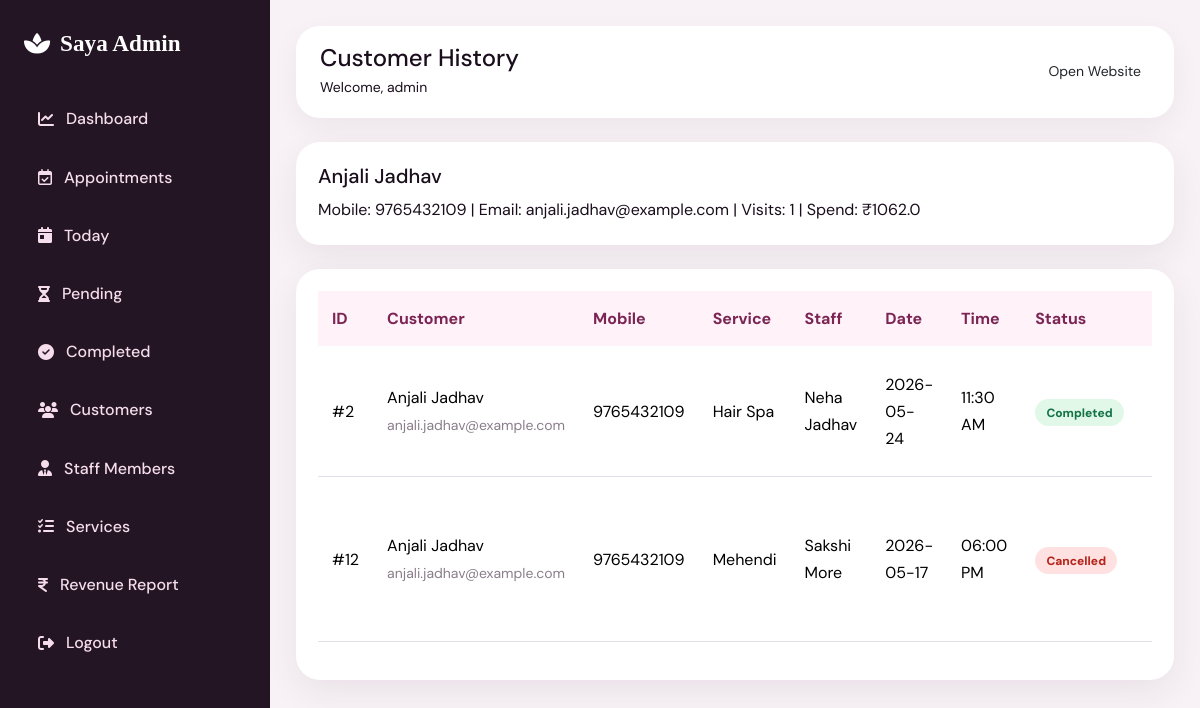
The page /customer/4 (signed in) on the database its author committed.
### tables this page shows
CREATE TABLE customers (
            id INTEGER PRIMARY KEY AUTOINCREMENT,
            name TEXT NOT NULL,
            mobile TEXT UNIQUE,
            email TEXT,
            total_visits INTEGER NOT NULL DEFAULT 0,
            total_spend REAL NOT NULL DEFAULT 0,
            last_visit TEXT,
            created_at TEXT NOT NULL
        );

CREATE TABLE appointments (
            id INTEGER PRIMARY KEY AUTOINCREMENT,
            customer_name TEXT NOT NULL,
            mobile TEXT NOT NULL,
            email TEXT,
            service_id INTEGER,
            staff_id INTEGER,
            appointment_date TEXT NOT NULL,
            appointment_time TEXT NOT NULL,
            message TEXT,
            status TEXT NOT NULL DEFAULT 'Pending',
            created_at TEXT NOT NULL,
            FOREIGN KEY(service_id) REFERENCES services(id),
            FOREIGN KEY(staff_id) REFERENCES staff(id)
        );

CREATE TABLE services (
            id INTEGER PRIMARY KEY AUTOINCREMENT,
            name TEXT NOT NULL,
            category TEXT NOT NULL,
            description TEXT,
            price REAL NOT NULL DEFAULT 0,
            duration TEXT,
            status TEXT NOT NULL DEFAULT 'Active',
            created_at TEXT NOT NULL
        );

CREATE TABLE staff (
            id INTEGER PRIMARY KEY AUTOINCREMENT,
            name TEXT NOT NULL,
            mobile TEXT,
            email TEXT,
            role TEXT NOT NULL,
            specialization TEXT,
            experience TEXT,
            salary REAL DEFAULT 0,
            joining_date TEXT,
            status TEXT NOT NULL DEFAULT 'Active',
            created_at TEXT NOT NULL
        );

### app.py (the view)
@app.route("/customer/<int:id>")
@login_required
def customer_details(id):
    customer = query_one("SELECT * FROM customers WHERE id=?", (id,))
    if not customer:
        flash("Customer not found.", "danger")
        return redirect(url_for("customers"))
    history = appointment_query("a.mobile=?", (customer["mobile"],))
    return render_template("admin/customer_details.html", customer=customer, history=history)

### app.py (called while the page is built)
def login_required(view_func):
    @wraps(view_func)
    def wrapper(*args, **kwargs):
        if "user_id" not in session:
            flash("Please login to access manager dashboard.", "warning")
            return redirect(url_for("login"))
        return view_func(*args, **kwargs)
    return wrapper

def query_all(sql, params=()):
    conn = get_db_connection()
    rows = conn.execute(sql, params).fetchall()
    conn.close()
    return rows

def query_one(sql, params=()):
    conn = get_db_connection()
    row = conn.execute(sql, params).fetchone()
    conn.close()
    return row

@app.context_processor
def inject_now():
    return {"today_date": date.today().isoformat(), "current_year": datetime.now().year}

def appointment_query(where="1=1", params=()):
    return query_all(f"""
        SELECT a.*, s.name AS service_name, s.price AS service_price, st.name AS staff_name
        FROM appointments a
        LEFT JOIN services s ON a.service_id=s.id
        LEFT JOIN staff st ON a.staff_id=st.id
        WHERE {where}
        ORDER BY a.appointment_date DESC, a.appointment_time DESC
    """, params)

### database.py (called while the page is built)
def get_db_connection():
    os.makedirs(DB_DIR, exist_ok=True)
    conn = sqlite3.connect(DB_PATH)
    conn.row_factory = sqlite3.Row
    return conn

### templates/admin/customer_details.html
{% extends 'admin/admin_base.html' %}
{% block page_title %}Customer History{% endblock %}
{% block admin_content %}
<div class="panel mb-4"><h5>{{ customer.name }}</h5><p class="mb-0">Mobile: {{ customer.mobile }} | Email: {{ customer.email }} | Visits: {{ customer.total_visits }} | Spend: ₹{{ customer.total_spend }}</p></div>
<div class="panel">{% set appointments = history %}{% include 'admin/partials/appointment_table.html' %}</div>
{% endblock %}

### templates/admin/partials/appointment_table.html (shortened to what this page needs)
<div class="table-responsive">
  <table class="table align-middle admin-table">
    <thead><tr><th>ID</th><th>Customer</th><th>Mobile</th><th>Service</th><th>Staff</th><th>Date</th><th>Time</th><th>Status</th><th>Action</th></tr></thead>
    <tbody>
    {% set rows = appointments if appointments is defined else recent %}
    {% for a in rows %}
      <tr>
        <td>#{{ a.id }}</td><td>{{ a.customer_name }}<br><small>{{ a.email }}</small></td><td>{{ a.mobile }}</td><td>{{ a.service_name or '-' }}</td><td>{{ a.staff_name or 'Any' }}</td><td>{{ a.appointment_date }}</td><td>{{ a.appointment_time }}</td>
        <td><span class="status status-{{ a.status|lower }}">{{ a.status }}</span></td>
        <td class="actions">
        </td>
      </tr>
    {% else %}
      <tr><td colspan="9" class="text-center text-muted py-4">No appointments found.</td></tr>
    {% endfor %}
    </tbody>
  </table>
</div>

### static/css/style.css (style rules this page uses)
:root { --plum: #2c0d2e; --plum-mid: #4a1550; --rose: #c8416b; --rose-lt: #e8758c; --gold: #c9983e; --gold-lt: #e8c97a; --cream: #fdf6ee; --petal: #fff0f5; --ink: #1a0d1c; --muted: #7e6b82; --white: #ffffff; --glass: rgba(255,255,255,0.72); --shadow-sm: 0 4px 20px rgba(44,13,46,.08); --shadow-md: 0 12px 40px rgba(44,13,46,.13); --shadow-lg: 0 30px 80px rgba(44,13,46,.18); --radius-sm: 14px; --radius-md: 24px; --radius-lg: 40px; --font-display: 'Cormorant Garamond', Georgia, serif; --font-script: 'Pinyon Script', cursive; --font-body: 'DM Sans', sans-serif; --transition: all 0.35s cubic-bezier(.4,0,.2,1); }
*, *::before, *::after { box-sizing: border-box; margin: 0; padding: 0; }
html { scroll-behavior: smooth; }
body { font-family: var(--font-body); color: var(--ink); background: var(--cream); overflow-x: hidden; font-size: 16px; line-height: 1.7; }

### static/css/dashboard.css (style rules this page uses)
body { background:#f8f2f6 }
.stat-card,.panel { background:#fff;border-radius:24px;padding:22px;box-shadow:0 12px 35px rgba(37,21,38,.07) }
.admin-table thead th { background:#fff2f8;color:#7b2554;border:0 }
.admin-table td,.admin-table th { padding:14px;vertical-align:middle }
.admin-table small { color:#8a7e8b }
.status { padding:.35rem .7rem;border-radius:999px;font-size:.75rem;font-weight:800 }
.status-completed,.status-active { background:#e1f8e9;color:#157347 }
.status-cancelled,.status-inactive { background:#ffe1e1;color:#b42318 }

### rows shown on the page
customers: name "Anjali Jadhav", mobile "9765432109", email "anjali.jadhav@example.com", total_visits "1", total_spend "1062.0"
appointments: id "2", customer_name "Anjali Jadhav", email "anjali.jadhav@example.com", mobile "9765432109", name "Hair Spa", name "Neha Jadhav", appointment_date "2026-05-24", appointment_time "11:30 AM", status "Completed"
appointments: id "12", customer_name "Anjali Jadhav", email "anjali.jadhav@example.com", mobile "9765432109", name "Mehendi", name "Sakshi More", appointment_date "2026-05-17", appointment_time "06:00 PM", status "Cancelled"

### other values the page prints
{{ session.username }} "admin"
